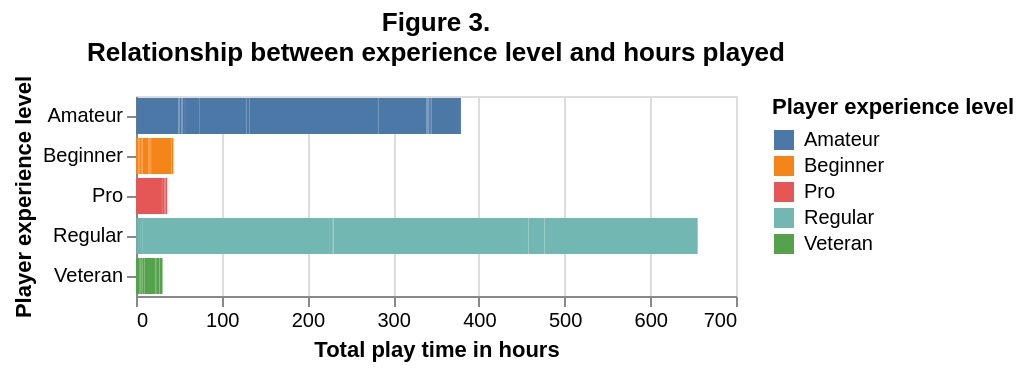

Notebook code cell kept with this figure:
### Code cell
predictors_plot = alt.Chart(players_data, title=("Figure 3.", "Relationship between experience level and hours played")).mark_bar().encode(
    x=alt.X("played_hours").title("Total play time in hours"),
    y=alt.Y("experience").title("Player experience level"),
    color=alt.Color("experience").title("Player experience level")
)
predictors_plot

### Figure 1 — Vega specification as saved in the notebook (floating-point values rounded to 4 significant figures; data arrays with more than 128 entries replaced by an {"elided": "..."} marker saying what was removed)
{"$schema": "https://vega.github.io/schema/vega/v5.json", "data": [{"name": "source_0", "values": {"elided": "196 records"}}, {"name": "source_0_y_domain_experience", "values": [{"experience": "Pro"}, {"experience": "Veteran"}, {"experience": "Amateur"}, {"experience": "Regular"}, {"experience": "Beginner"}]}, {"name": "source_0_color_domain_experience", "values": [{"experience": "Pro"}, {"experience": "Veteran"}, {"experience": "Amateur"}, {"experience": "Regular"}, {"experience": "Beginner"}]}], "signals": [{"name": "y_step", "value": 20}, {"name": "height", "update": "bandspace(domain('y').length, 0.1, 0.05) * y_step"}], "marks": [{"type": "rect", "name": "marks", "from": {"data": "source_0"}, "encode": {"update": {"x": {"field": "played_hours_end", "scale": "x"}, "fill": {"field": "experience", "scale": "color"}, "x2": {"field": "played_hours_start", "scale": "x"}, "height": {"signal": "max(0.25, bandwidth('y'))"}, "y": {"field": "experience", "scale": "y"}}}, "style": ["bar"]}], "scales": [{"name": "x", "type": "linear", "domain": {"data": "source_0", "fields": ["played_hours_start", "played_hours_end"]}, "range": [0, {"signal": "width"}], "zero": true, "nice": true}, {"name": "y", "type": "band", "domain": {"data": "source_0_y_domain_experience", "field": "experience", "sort": true}, "range": {"step": {"signal": "y_step"}}, "paddingInner": 0.1, "paddingOuter": 0.05}, {"name": "color", "type": "ordinal", "domain": {"data": "source_0_color_domain_experience", "field": "experience", "sort": true}, "range": "category"}], "axes": [{"scale": "x", "tickCount": {"signal": "ceil(width/40)"}, "zindex": 0, "aria": false, "domain": false, "grid": true, "orient": "bottom", "ticks": false, "labels": false, "minExtent": 0, "maxExtent": 0, "gridScale": "y"}, {"scale": "x", "grid": false, "labelOverlap": true, "tickCount": {"signal": "ceil(width/40)"}, "title": "Total play time in hours", "orient": "bottom", "zindex": 0, "labelFlush": true}, {"scale": "y", "grid": false, "zindex": 0, "orient": "left", "title": "Player experience level"}], "title": {"text": ["Figure 3.", "Relationship between experience level and hours played"], "frame": "group"}, "background": "white", "style": "cell", "legends": [{"title": "Player experience level", "fill": "color", "symbolType": "square"}], "padding": 5, "width": 300}
